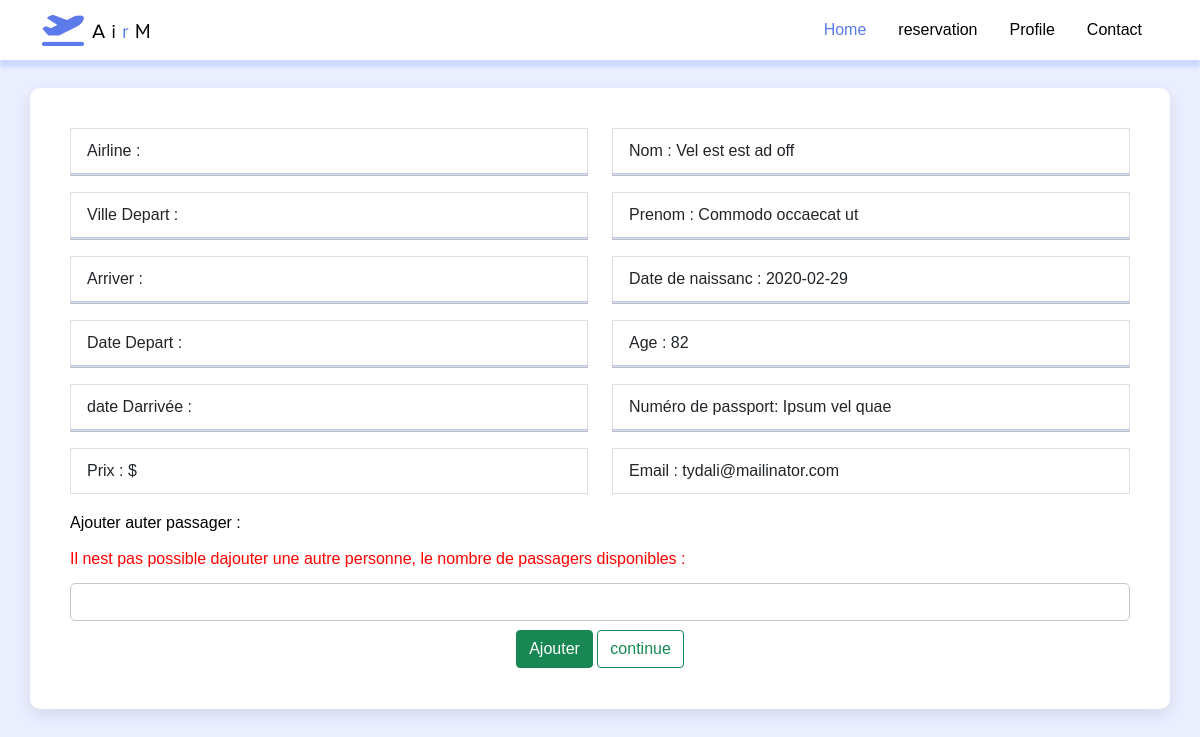
Page /reserve (signed in) on the committed database.
### tables this page shows
CREATE TABLE `passager` (
  `idClinet` int(11) NOT NULL,
  `nom` varchar(254) DEFAULT NULL,
  `prenom` varchar(254) DEFAULT NULL,
  `age` int(11) DEFAULT NULL,
  `datenaissanc` date DEFAULT NULL,
  `phonenumber` varchar(12) DEFAULT NULL,
  `email` varchar(254) DEFAULT NULL,
  `passport` varchar(15) DEFAULT NULL,
  `password` varchar(30) DEFAULT NULL
);

### controllers/HomeController.php (called while the page is built)
<?php
class HomeController {
    public function index($page){
        include('views/'.$page.'.php');
    }
}
?>

### autoload.php (called while the page is built, shortened)
<?php
function autoload($class_name){
	$array_paths = array(
		'database/',
		'app/class/',
		'models/',
		'controllers/'
	);
	$parts = explode('\\',$class_name);
	$name = array_pop($parts);
	foreach($array_paths as $path){
		$file = sprintf($path.'%s.php',$name);
	}
}

### database/DB.php (called while the page is built)
<?php
class DB
{
    static public function connect()
    {
        $db = new PDO("mysql:host=localhost;dbname=sqlappreservation", "root", "");
        $db->exec("set names utf8");
        $db->setAttribute(PDO::ATTR_ERRMODE,PDO::ERRMODE_WARNING);
        return $db;
    }
}

### models/passager.php (called while the page is built, shortened)
<?php
class passager
{
    static public function getUser($user_id)
    {
            $query = "SELECT * FROM passager   WHERE idClinet =$user_id";
            $stmt=DB::connect()->prepare($query);
            $stmt->execute();
            $user=$stmt->fetch(PDO::FETCH_OBJ);
            return $user;
    }
}
?>

### controllers/UserController.php (called while the page is built, shortened)
<?php
class UserController
{
    public function getOneUser($user_id) {
			$user = passager::getUser($user_id);
			return $user;
    }
}
?>

### Views/reserve.php (the view, shortened to what this page needs)
<?php
$user_id = $_SESSION['idClinet'];
$exitUser = new UserController();
$user = $exitUser->getOneUser($user_id);
?>
<?php
include './views/include/header.php';
?>
<body>
    <div class="container">
        <div class="row d-flex justify-content-center">
            <h1> Tickets </h1>
        </div>
        <div class="row d-flex justify-content-center">
            <form method="POST" class='bookingTicket' action="profile">
                <div class="row">
                    <div class="col-md-6">
                        <div class="form-group">
                            <P for="name" class="list-group-item">Airline : <span><?= $vol->airlines; ?></P>
                            <hr class="mt-0 mb-3">
                            <P for="name" class="list-group-item">Ville Depart : <?= $vol->depart; ?> </p>
                            <hr class="mt-0 mb-3">
                            <P for="name" class="list-group-item">Arriver : <?= $vol->destination; ?></p>
                            <hr class="mt-0 mb-3">
                            <P for="name" class="list-group-item">Date Depart : <?= $vol->HeurDepart; ?></p>
                            <hr class="mt-0 mb-3">
                            <P for="name" class="list-group-item">date Darrivée : <?= $vol->HeurDarrivée; ?></p>
                            <hr class="mt-0 mb-3">
                            <p class="list-group-item">Prix : <?= $vol->prix; ?> $</p>
                        </div>
                    </div>
                    <div class="col-md-6">
                        <div class="form-group">
                            <P for="name" class="list-group-item">Nom : <?php echo $user->nom; ?></p>
                            <hr class="mt-0 mb-3">
                            <P for="name" class="list-group-item">Prenom : <?php echo $user->prenom; ?></p>
                            <hr class="mt-0 mb-3">
                            <P for="name" class="list-group-item">Date de naissanc : <?php echo $user->datenaissanc; ?></p>
                            <hr class="mt-0 mb-3">
                            <P for="name" class="list-group-item">Age : <?php echo $user->age; ?></p>
                            <hr class="mt-0 mb-3">
                            <P for="name" class="list-group-item">Numéro de passport: <?php echo $user->passport; ?></p>
                            <hr class="mt-0 mb-3">
                            <P for="name" class="list-group-item">Email : <?php echo $user->email; ?></p>
                        </div>
                    </div>
                </div>
                <div class="row">
                    <div class="col-md-12">
                        <div class="">
                            <label class="">Ajouter auter passager :</label>
                            <?php
                            $max = $k = $vol->numberPlac - 1;
                            if ($vol->numberPlac < 2) {
                                echo ' <p style="color:red;">Il nest pas possible dajouter une autre personne, le nombre de passagers disponibles :' . $vol->numberPlac . '</p>';
                            } else {
                                echo '<p style="color:green;">le nombre de passagers disponibles :' . $vol->numberPlac . '</p>';
                            } ?>
                            <input type="number" id="NumberPassger" min="0" max="<?php echo $max; ?>" name="NumberPassger" class="form-control"></input>
                        </div>
                        <div class="text-center">
                            <button onclick="showtike()" type="button" class="btn btn-success" id="continueBooking">Ajouter</button>
                            <button type="submit" name="continue" class="btn btn-outline-success continueBooking " id="continueBooking">continue</button>
                        </div>
                    </div>
                </div>
                <div class="row d-flex justify-content-center tiket ">
                    <div class="col-xl-8">
            </form>
        </div>
    </div>
</body>
</html>

### public/assets/style.css (style rules this page uses)
* { margin:0; padding: 0; }
body { font-family: var(--primary-font); font-size: 1rem; font-weight: 400; line-height: 1.75rem; background:var(--bg-white); color: var(--text-black); overflow-x:hidden; background-color:#ebefff !important; }
p { margin: 0; }
.form-control { width: 100%; border: 1.5px solid #c7c7c7; border-radius: 5px; padding: 0.7rem; margin: 0.6rem 0; font-family: 'Open Sans', sans-serif; font-size: 1rem; outline: 0; }

### Views/reserve.php (style rules this page uses)
hr { border-top: 2px solid #5C7AEA; }
.form-group { margin-left: 260px; }
.bookingTicket, .booked_list, .ticketBox { background: #ffffff; box-shadow: 0px 6px 18px rgba(0, 0, 0, 0.1); width: 100%; padding: 40px; margin: 2em; border-radius: 10px; display: inline-block; }
.bookingTicket p { width: 100% !important; }
.bookingTicket .form-group { margin-left: 0px; }

### rows in the picture
passager: nom "Vel est est ad off", prenom "Commodo occaecat ut", datenaissanc "2020-02-29", age "82", passport "Ipsum vel quae", email "tydali@mailinator.com"
